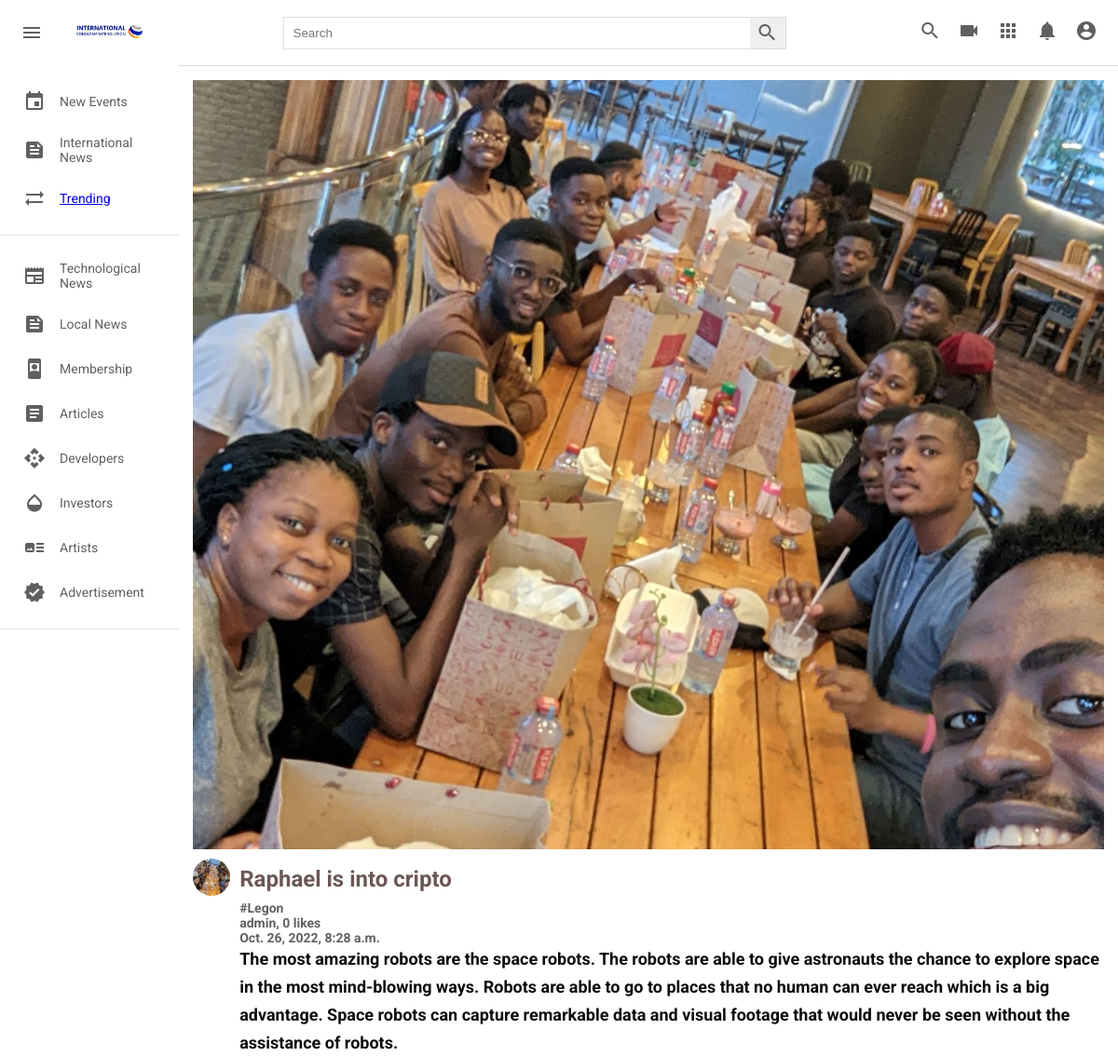
/2153a36a-8702-4095-ac64-0d6ab884a36d, run on the app's committed database.
### post/models.py (models this page shows, shortened)
class TreandingPost(models.Model):
    id = models.UUIDField(primary_key = True, default = uuid.uuid4)
    title = models.CharField(max_length=500, verbose_name="title", blank=True)
    picture = models.ImageField(upload_to=user_directory_path, verbose_name="Picture", null=True)
    caption = models.CharField(max_length=500000, verbose_name="Caption")
    posted = models.DateTimeField(auto_now_add=True)
    tag = models.ManyToManyField(Tag, related_name="trendingPostTag")
    user = models.ForeignKey(User, on_delete=models.CASCADE)
    likes = models.IntegerField(default=0)

class Tag(models.Model):
    title = models.CharField(max_length=100, verbose_name='tag')
    slug = models.SlugField(null=False, unique=True, default=uuid.uuid1)
    class Meta:
        verbose_name = 'Tag'
        verbose_name_plural = 'Tags'
    def __str__(self):
        return self.title

### post/views.py (the view)
# urls.py: path('<str:id>', views.trending_detailed_page, name="trending_detailed_page")
def trending_detailed_page(request, id):
    trending_detail_page = get_object_or_404(TreandingPost, pk=id)
    return render(request, 'trending_detail_page.html', {'trending_detailed_pages':trending_detail_page})

### templates/trending_detail_page.html
{% extends 'base.html' %}
{% load static %}
   {% block content %}
     <div class="detailPage_videos">
        <div class="detailPage_videos__container">
            <div class="detailPage_video">
                <div class="detailPage_video__thumbnail">
                <img src="{{ trending_detailed_pages.picture.url }}" alt="" />
                </div>
                <div class="video__details">
                    <div class="detailPage_author">
                        <img
                        src="{{ trending_detailed_pages.picture.url }}"
                        alt=""
                        />
                    </div>
                    <div class="detailPage_title">
                        <h3> <a href=""> {{ trending_detailed_pages.title }}</a></h3>
                        <h2><b>{% for tag in trending_detailed_pages.tag.all%}<a href="{{tag.get_absolute_url}}"> #{{tag}} </a><br>{% endfor %}</b></h2>
                        <h2><b><a href=""> {{trending_detailed_pages.user.username}}, {{trending_detailed_pages.likes}} likes </a></b></h2>
                        <h2> <b> <a href="">{{trending_detailed_pages.posted}}</a> </b></h2>
                        <h4> <a href=""> {{ trending_detailed_pages.caption }}</a></h4>
                    </div>
                </div>
            </div>
        </div>
      </div>
    </div>
   {% endblock content %}

### static/styles.css (style rules this page uses)
* { margin: 0; padding: 0; box-sizing: border-box; }
body { font-family: 'Roboto', sans-serif; }
.video__details { display: flex; margin-top: 10px; }
.detailPage_videos { background-color: #fff; width: 100%; height: 100%; padding: 15px 15px; border-top: 1px solid #ddd; overflow-y: scroll; }
.detailPage_video { width: 100%; margin-bottom: 30px; }
.detailPage_video__thumbnail { width: 100%; height: 80%; }
.detailPage_video__thumbnail img { object-fit: cover; height: 100%; width: 100%; }
.detailPage_author img { object-fit: cover; border-radius: 50%; height: 40px; width: 40px; margin-right: 10px; }
.detailPage_title { display: flex; flex-direction: column; }
.detailPage_title h3 a { color: rgb(107, 86, 86); line-height: 45px; font-size: 24px; margin-bottom: 6px; }
.detailPage_title h4 a { color: rgb(14, 13, 13); line-height: 30px; font-size: 18px; margin-bottom: 6px; }
.detailPage_title a, span { text-decoration: none; color: rgb(96, 96, 96); font-size: 14px; }

### data on the page
TreandingPost: picture (picture), title "Raphael is into cripto", user.username "admin", likes "0", posted "Oct. 26, 2022, 8:28 a.m.", caption "The most amazing robots are the space robots. The robots are able to give astronauts the chance to explore space in the most mind-blowing ways. Robots are able to go to places that no human can ever reach which is a big advantage. Space robots can capture remarkable data and visual footage that would never be seen without the assistance of robots."
Tag: title "Legon"
